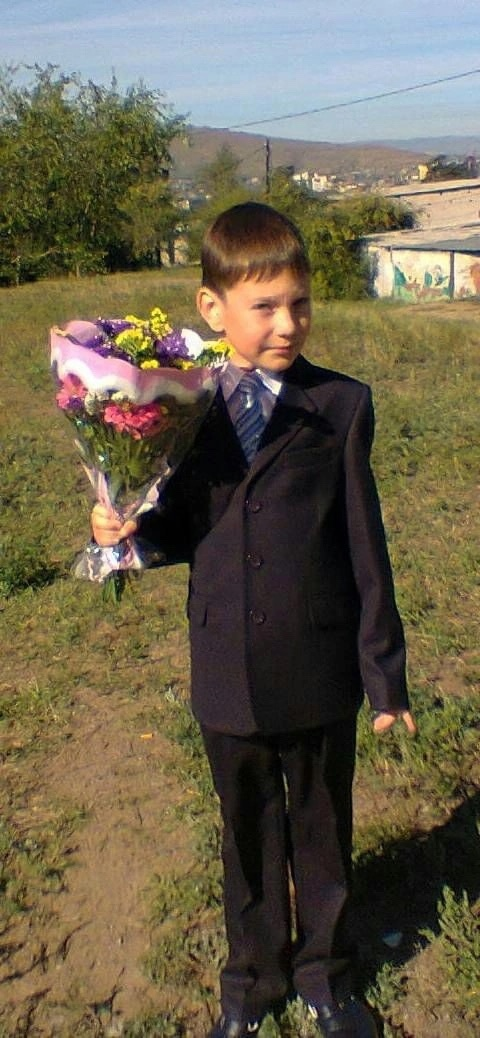
#> input picture необрезанные_детские/Аллес Георгий Анатольевич.jpg, 480 x 1038 px; its folder holds 4 pictures in this run
$ python process_images.py
#> lines starting #> are read from the running program, lines starting #| are printed output that depends on the picture
import os
from PIL import Image

# Настройки (можно изменять)
SETTINGS = {
    "input": {
        "kids_photos": "необрезанные_детские",
        "adults_photos": "необрезанные_взрослые"
    },
    "output": {
        "kids_photos": "детские_фото",
        "adults_photos": "взрослые_фото",
        "size": (600, 800)  # Желаемый размер фото (ширина, высота)
    }
}

def find_files(base_folder, extension):
    return {os.path.splitext(f)[0]: os.path.join(base_folder, f)
            for f in os.listdir(base_folder) if f.endswith(extension)}

def process_image(input_path, output_path, target_size):
#> called with target_size = (600, 800)
    try:
        # Открываем изображение
        img = Image.open(input_path)
#> img is the input picture: PIL image 480x1038 RGB; mean R, G, B 106.9, 98.1, 77

        target_width, target_height = target_size
        img_ratio = img.width / img.height
#> img_ratio = 0.462
        target_ratio = target_width / target_height

        # Определяем новые размеры для масштабирования
        if img_ratio > target_ratio:
            # Широкое изображение: масштабируем по высоте до target_height
            new_height = target_height
            new_width = int(img.width * (new_height / img.height))
        else:
            # Узкое изображение: масштабируем по ширине до target_width
            new_width = target_width
            new_height = int(img.height * (new_width / img.width))
#> new_height = 1297

        img_resized = img.resize((new_width, new_height), Image.LANCZOS)

        # Вычисляем координаты обрезки
        left = (new_width - target_width) // 2
        top = (new_height - target_height) // 2
#> top = 248
        right = left + target_width
        bottom = top + target_height
#> bottom = 1048

        # Обрезаем изображение
        img_cropped = img_resized.crop((left, top, right, bottom))
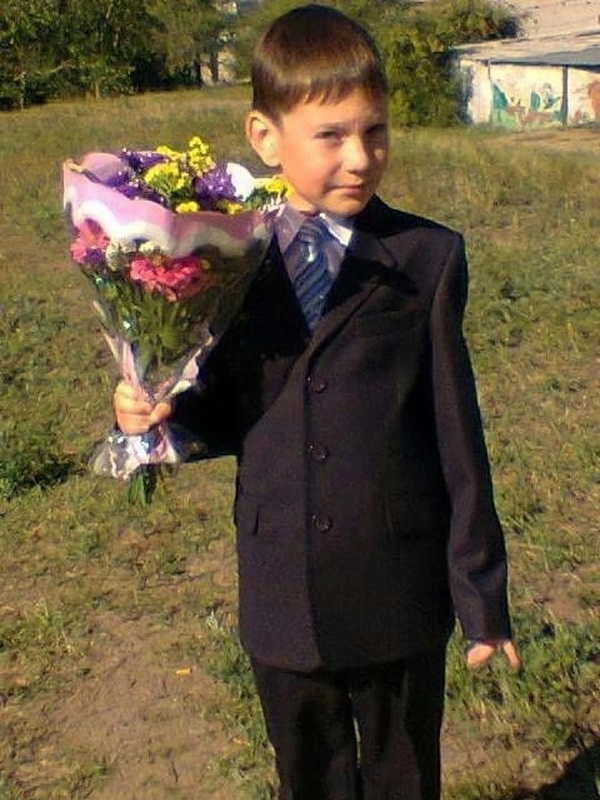
#> img_cropped: PIL image 600x800 RGB; mean R, G, B 99.5, 85.6, 58.1

        # Сохраняем результат
        img_cropped.save(output_path)
        print(f"Обработано: {output_path}")

    except Exception as e:
        print(f"Ошибка при обработке {input_path}: {str(e)}")

def process_images():
    # Создаем выходные папки
    os.makedirs(SETTINGS['output']['kids_photos'], exist_ok=True)
    os.makedirs(SETTINGS['output']['adults_photos'], exist_ok=True)

    # Собираем файлы
    kids = find_files(SETTINGS['input']['kids_photos'], '.jpg')
    adults = find_files(SETTINGS['input']['adults_photos'], '.jpg')

    # Обрабатываем детские фото
    for name, input_path in kids.items():
        output_path = os.path.join(SETTINGS['output']['kids_photos'], f"{name}.jpg")
        process_image(input_path, output_path, SETTINGS['output']['size'])
#> pass 2 of the loop in process_images, `for name, input_path in kids.items():`:
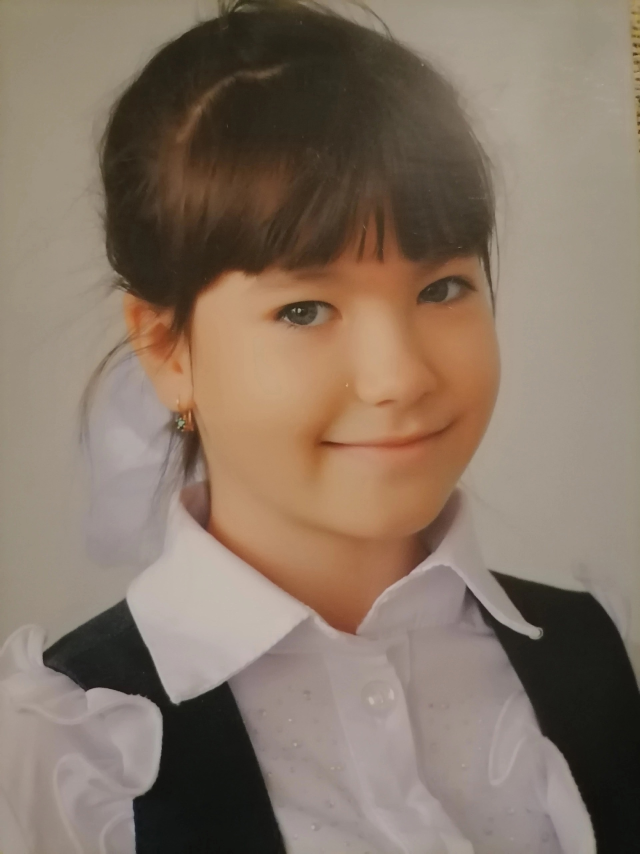
#> input picture необрезанные_детские/Бадаева Дарья Дмитриевна.jpg, 1920 x 2560 px (shown at 1/3 size)
#> in process_image, img is the input picture: PIL image 1920x2560 RGB; mean R, G, B 134, 116.7, 101.5
#> in process_image (call 2), `img_resized = img.resize((new_width, new_height), Image.LANCZOS)`:
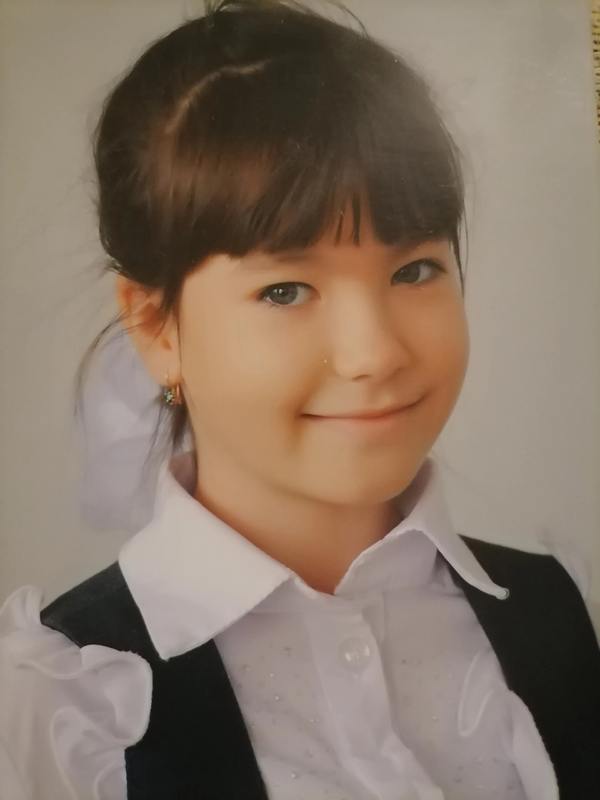
#> img_resized: PIL image 600x800 RGB; mean R, G, B 134, 116.7, 101.5
#> pass 3 of the loop in process_images, `for name, input_path in kids.items():`:
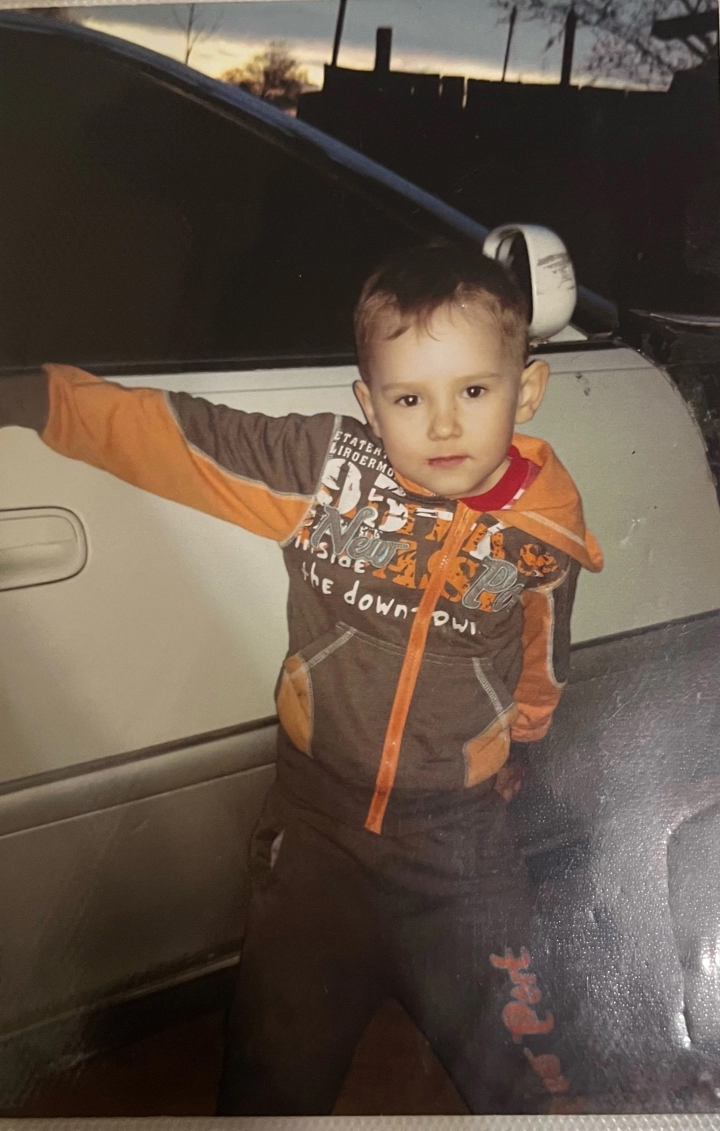
#> input picture необрезанные_детские/Богданов Кирилл Юрьевич.jpg, 1440 x 2262 px (shown at 1/2 size)
#> in process_image, img is the input picture: PIL image 1440x2262 RGB; mean R, G, B 97.1, 82.5, 70.5
#> in process_image (call 3), `img_resized = img.resize((new_width, new_height), Image.LANCZOS)`:
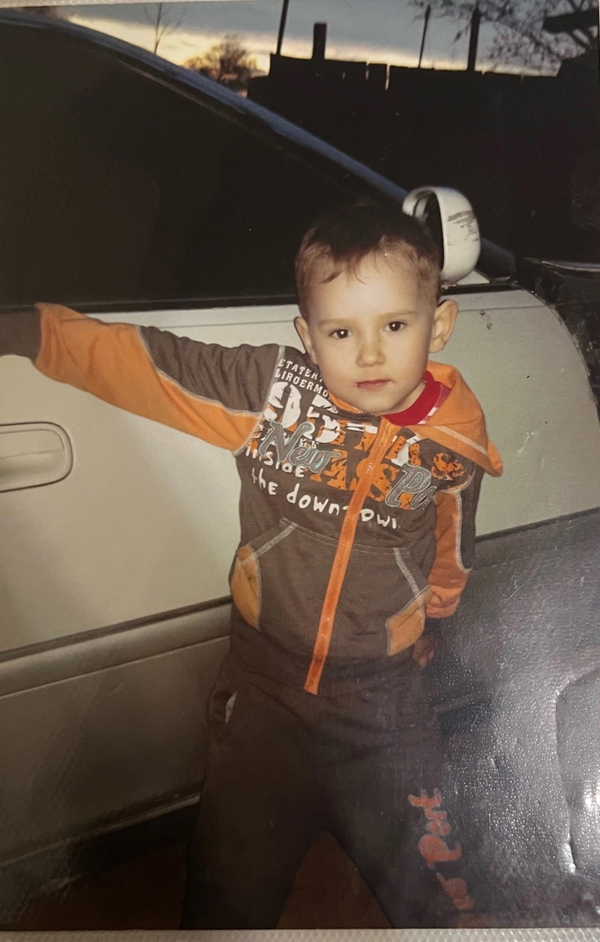
#> img_resized: PIL image 600x942 RGB; mean R, G, B 97.1, 82.5, 70.5
#> in process_image (call 3), `img_cropped = img_resized.crop((left, top, right, bottom))`:
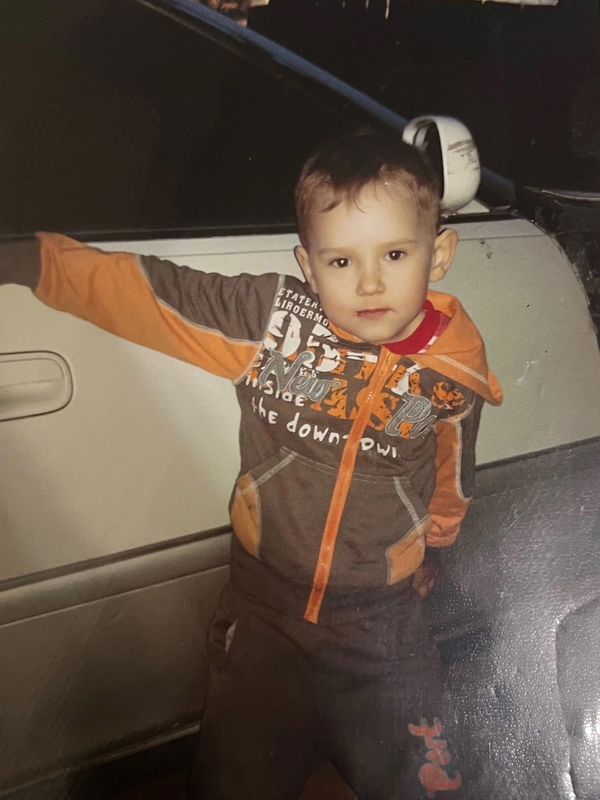
#> img_cropped: PIL image 600x800 RGB; mean R, G, B 98.3, 82.5, 69.7
#> the loop made 4 passes; the first 3 are shown

    # Обрабатываем взрослые фото
    for name, input_path in adults.items():
        output_path = os.path.join(SETTINGS['output']['adults_photos'], f"{name}.jpg")
        process_image(input_path, output_path, SETTINGS['output']['size'])

if __name__ == "__main__":
    process_images()
